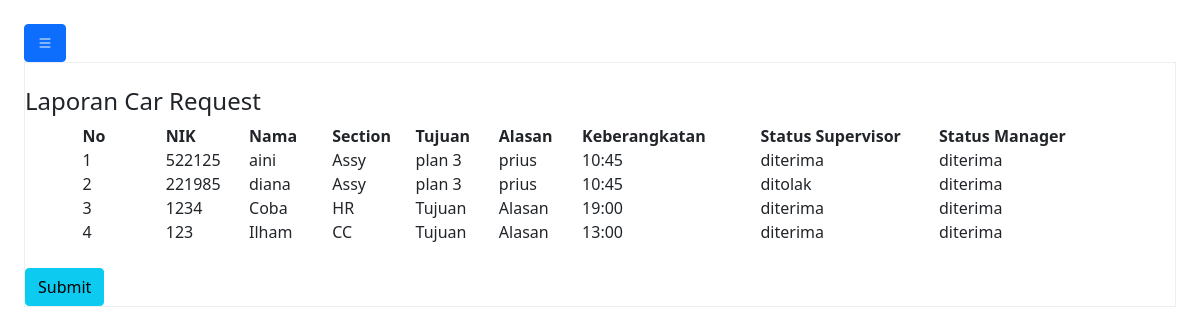
Before: /request_manager.php with the older database file.
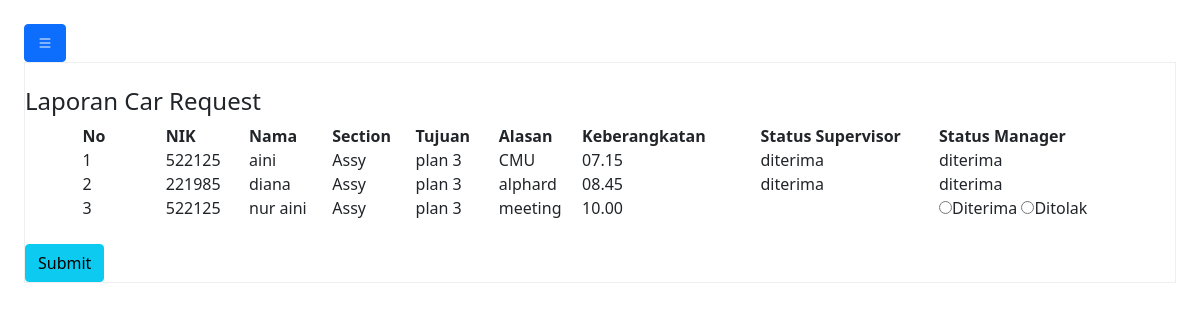
After: the same page with the newer database file.
### tables this page shows
CREATE TABLE `data` (
  `id` int(11) NOT NULL,
  `nik` varchar(200) NOT NULL,
  `nama` varchar(100) NOT NULL,
  `section` varchar(50) NOT NULL,
  `tujuan` varchar(200) NOT NULL,
  `alasan` varchar(1000) NOT NULL,
  `keberangkatan` varchar(200) NOT NULL,
  `status_spv` varchar(100) DEFAULT NULL,
  `status_manager` varchar(100) DEFAULT NULL,
  `status_ga` varchar(100) DEFAULT NULL,
  `security` varchar(100) DEFAULT NULL,
  `notif_supervisor` int(11) NOT NULL DEFAULT 0,
  `notif_manager` int(11) NOT NULL DEFAULT 0,
  `notif_ga` int(11) NOT NULL DEFAULT 0,
  `notif_user` int(11) NOT NULL DEFAULT 0,
  `notif_security` int(11) NOT NULL DEFAULT 0,
  `notif_admin` int(11) NOT NULL DEFAULT 0
);

### request_manager.php (the view, shortened to what this page needs)
<!DOCTYPE html>
<html lang="en">
<head>
  <link rel="stylesheet" href="https://stackpath.bootstrapcdn.com/bootstrap/5.0.0-alpha2/css/bootstrap.min.css" />
  <link rel="stylesheet" href="https://cdn.jsdelivr.net/npm/bootstrap-icons@1.9.1/font/bootstrap-icons.css" />
</head>
<body background="#87CEFA" ;>
  <section class="p-4" id="main-content">
    <button class="btn btn-primary" id="button-toggle">
      <i class="bi bi-list"></i>
    </button>
    <div style="border:1px solid rgb(238,238,238); padding:auto; overflow:auto; width:auto; height:auto;">
      <?php
      include "koneksi.php";
      $query = mysqli_query($koneksi, "SELECT * FROM data");
      ?>
      <form action="proses_manager.php" method="post">
        <table width="90%" border="0" align="center" cellpadding="0" cellspacing="0">
          <tr bgcolor="white"></br>
            <h4>Laporan Car Request</h4>
          <tr>
            <th width="70">No</td>
            <th width="70">NIK</td>
            <th width="70">Nama</td>
            <th width="70">Section</td>
            <th width="70">Tujuan</td>
            <th width="70">Alasan</td>
            <th width="150">Keberangkatan</td>
            <th width="150">Status Supervisor</td>
            <th width="150">Status Manager</td>
          </tr>
          <?php if (mysqli_num_rows($query) > 0) { ?>
            <?php
            $no = 1;
            while ($data = mysqli_fetch_array($query)) {
            ?>
              <tr>
                <td><?php echo $no ?></td>
                <td><?php echo $data["nik"]; ?></td>
                <td><?php echo $data["nama"]; ?></td>
                <td><?php echo $data["section"]; ?></td>
                <td><?php echo $data["tujuan"]; ?></td>
                <td><?php echo $data["alasan"]; ?></td>
                <td><?php echo $data["keberangkatan"]; ?></td>
                <td><?php echo $data["status_spv"]; ?></td>
                <td>
                  <?php if ($data["status_manager"] == NULL) : ?>
                    <input type="radio" name="status_manager[<?= $data['id'] ?>]" value="diterima" required>Diterima
                    <input type="radio" name="status_manager[<?= $data['id'] ?>]" value="ditolak" required>Ditolak
                  <?php else : ?>
                    <?php echo $data["status_manager"]; ?>
                  <?php endif; ?>
                </td>
              </tr>
            <?php $no++;
            } ?>
          <?php } ?>
        </table></br>
        <input type="submit" name="submit" id="submit" class="btn btn-info" value="Submit" />
    </div>
  </section>
</body>
</html>

Changed rows visible on the page:
removed data: nik "522125", nama "aini", section "Assy", tujuan "plan 3", alasan "prius", keberangkatan "10:45", status_spv "diterima", status_manager "diterima"
removed data: nik "221985", nama "diana", section "Assy", tujuan "plan 3", alasan "prius", keberangkatan "10:45", status_spv "ditolak", status_manager "diterima"
removed data: nik "1234", nama "Coba", section "HR", tujuan "Tujuan", alasan "Alasan", keberangkatan "19:00", status_spv "diterima", status_manager "diterima"
removed data: nik "123", nama "Ilham", section "CC", tujuan "Tujuan", alasan "Alasan", keberangkatan "13:00", status_spv "diterima", status_manager "diterima"
added data: nik "522125", nama "aini", section "Assy", tujuan "plan 3", alasan "CMU", keberangkatan "07.15", status_spv "diterima", status_manager "diterima"
added data: nik "221985", nama "diana", section "Assy", tujuan "plan 3", alasan "alphard", keberangkatan "08.45", status_spv "diterima", status_manager "diterima"
added data: nik "522125", nama "nur aini", section "Assy", tujuan "plan 3", alasan "meeting", keberangkatan "10.00"
